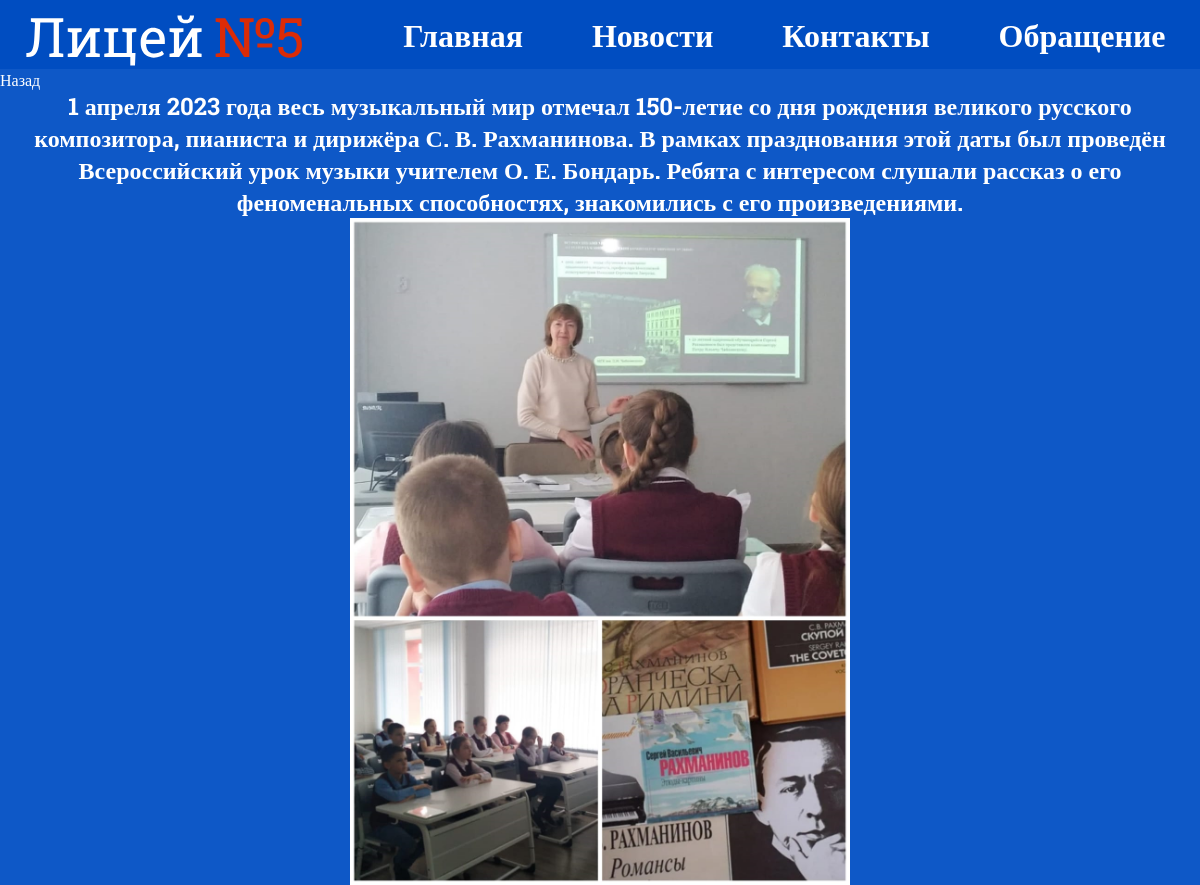
Screenshot of /news/9/ with the database file from the repository.
### school/models.py (models this page shows, shortened)
class School(models.Model):
    title = models.CharField(max_length=255, verbose_name='Заголовок')
    content = models.TextField(blank=True)
    photo = models.ImageField(upload_to="photo/%Y/%m/%d/")
    time = models.DateTimeField(auto_now_add=True, verbose_name='Время создания')
    is_publised = models.BooleanField(default=True, verbose_name='Опубликовано')
    class Meta:
        verbose_name = 'Новость'
        verbose_name_plural = 'Новости'
        ordering = ['-time', 'title']

### school/views.py (the view)
# urls.py: path('news/<int:post_id>/', show_post, name='post'),
def show_post(request, post_id):
    posts = School.objects.get(pk = post_id)
    return render(request, 'school/post.html', {'posts': posts})

### school/templates/school/post.html (shortened to what this page needs)
{% load static %}
<!DOCTYPE html>
<html lang="en">
<head>
    <link rel="stylesheet" href="{% static 'school/css/post.css' %}">
</head>
<body>
    <nav class="headear-container">
        <ul class="nav_ul">
            <li class="nav_li"><img src="{% static 'school/images/Logo.svg' %}" alt=""></li>
            <li class="nav_li"><a class="t1 nav-text" href="{% url 'home' %}"><h1 class="nav_text">Главная</h1></li></a>
            <li class="nav_li"><a class="t2 nav-text" href="{% url 'news' %}"><h1 class="nav_text">Новости</h1></li></a>
            <li class="nav_li"><a class="t3 nav-text" href="{% url 'contacts' %}"><h1 class="nav_text">Контакты</h1></li></a>
            <li class="nav_li"><a class="t4 nav-text" href="{% url 'feedback' %}"><h1 class="nav_text">Обращение</h1></li></a>
        </ul>
    </nav>
    <a class="go_back" href="{% url 'news' %}">Назад</a>
    <h1 class="post_content">{{posts.content}}</h1>
    <img src="{{posts.photo.url}}" alt="" class="post_photo">
</body>
</html>

### school/static/school/css/post.css (style rules this page uses)
* { margin: 0; padding: 0; --main-bg-color: #0E58C7; --nav-bg-color: #004DC1; --main-color-for-words: #FFFFFF; --cards-color-for-words: black; --cards-bg-color: #FFFFFF; }
body { box-sizing: border-box; background-color: var(--main-bg-color); font-family: Roboto Slab; }
.nav_ul li { display: inline-flex; }
.nav_ul { display: flex; justify-content: space-around; align-items: center; }
.nav_li img { width: 320px; max-width: 100%; min-width: 70px; }
.nav_li a { text-decoration: none; color: var(--main-color-for-words); }
.nav_li a h1 { font-size: 32px; padding: 2px 10px; }
nav { background-color: var(--nav-bg-color); width: 100%; }
.post_content { color: var(--main-color-for-words); font-size: 24px; text-align: center; }
.go_back { color: var(--main-color-for-words); font-size: 16px; text-decoration: none; margin: 10px 0px; }
.post_photo { display: flex; margin: 0 auto; width: 500px; max-width: 100%; }

### rows the page displays
School: content "1 апреля 2023 года весь музыкальный мир отмечал 150-летие со дня рождения великого русского композитора, пианиста и дирижёра С. В. Рахманинова. В рамках празднования этой даты был проведён Всероссийский урок музыки учителем О. Е. Бондарь. Ребята с интересом слушали рассказ о его феноменальных способностях, знакомились с его произведениями.", photo (picture)
